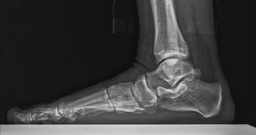
#> input picture Cau2/img/xquang5.jpg, 256 x 135 px, shrunk from 735 x 387 before the run
$ jupyter execute code.ipynb
#> lines starting #> are read from the running program, lines starting #| are printed output that depends on the picture
#> further down, h_anh is the input picture: shape (135, 256); min 5, max 216, mean 61.9
[cell 1]
import cv2
import numpy as np
import matplotlib.pyplot as plt

[cell 2]
dir_anh = 'img/xquang5.jpg'

[cell 3]
# Hàm tự viết cho Histogram Equalization toàn cục
def histogram_equalization(hinh_anh):
    # Tính tần suất của mỗi mức xám
    kich_thuoc_anh = hinh_anh.shape[0] * hinh_anh.shape[1]
#> kich_thuoc_anh = 34560
    muc_sang_max = max(hinh_anh.flatten())
#> muc_sang_max = 216
    freqs_muc_xam = np.zeros(256, dtype=int)

    for i in range(hinh_anh.shape[0]):
        for j in range(hinh_anh.shape[1]):
            freqs_muc_xam[hinh_anh[i, j]] += 1
    freqs_muc_xam = freqs_muc_xam/kich_thuoc_anh

    # Tính CDF
    cdf = np.cumsum(freqs_muc_xam)
#> cdf = 256 values from 0 to 1

    # Tính giá trị mới cho các mức xám
    muc_sang_moi = np.round(muc_sang_max*cdf).astype(np.uint8)
#> muc_sang_moi = 256 values from 0 to 216

    # Áp dụng mapping lên ảnh
    can_bang = np.zeros_like(hinh_anh)
    for i in range(hinh_anh.shape[0]):
        for j in range(hinh_anh.shape[1]):
            can_bang[i, j] = muc_sang_moi[hinh_anh[i, j]]
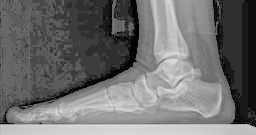
#> can_bang: shape (135, 256); min 0, max 216, mean 111.5

    return can_bang

[cell 4]
h_anh = cv2.imread(dir_anh, 0)
hist_origin = h_anh.ravel()

h_anh_can_bang1 = histogram_equalization(h_anh)
hist_can_bang1 = h_anh_can_bang1.ravel()

[cell 5]
fig, ax = plt.subplots(3, 2, figsize=(10, 8))

# Vẽ ảnh gốc và histogram gốc
ax[0, 0].imshow(h_anh, cmap='gray')
ax[0, 0].set(title='Ảnh đen trắng gốc')
ax[0, 0].axis('off')

ax[0, 1].hist(hist_origin, bins=256, range=(0, 256))
ax[0, 1].set(title='Histogram gốc', xlabel='Mức xám', ylabel='Tần suất')

# Vẽ ảnh cân bằng và histogram cân bằng(hàm tự viết)
ax[1, 0].imshow(h_anh_can_bang1, cmap='gray')
ax[1, 0].set(title='Ảnh đen trắng cân bằng (hàm tự viết)')
ax[1, 0].axis('off')

ax[1, 1].hist(hist_can_bang1, bins=256, range=(0, 256), color='red')
ax[1, 1].set(title='Histogram cân bằng (hàm tự viết)', xlabel='Mức xám', ylabel='Tần suất')

# Vẽ ảnh và histogram cân bằng (hàm OpenCV)
ax[2, 0].imshow(cv2.equalizeHist(h_anh), cmap='gray')
ax[2, 0].set(title='Ảnh đen trắng cân bằng (hàm OpenCV)')
ax[2, 0].axis('off')

ax[2, 1].hist(cv2.equalizeHist(h_anh).ravel(), bins=256, range=(0, 256), color='green')
ax[2, 1].set(title='Histogram cân bằng (hàm OpenCV)', xlabel='Mức xám', ylabel='Tần suất')

plt.tight_layout()
plt.show();
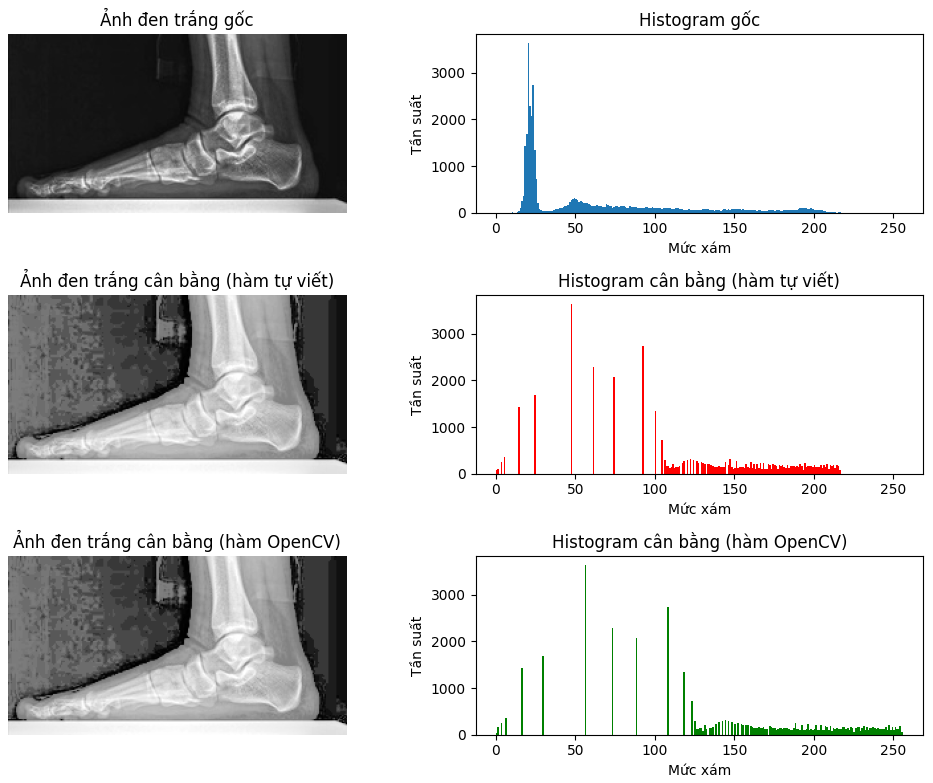
#> figure drawn by matplotlib, 6 panels; panel 2: tallest bar 3640 high, from x = 20 to 21; panel 4: tallest bar 3640 high, from x = 47 to 48; panel 6: tallest bar 3640 high, from x = 56 to 57

[cell 6]
def pad_image_for_tiling(image, grid_size):
#> called with grid_size = (8, 8)
    height, width = image.shape
#> height = 135; width = 256
    grid_rows, grid_cols = grid_size

    # Tính kích thước cần thiết để chia hết
    target_height = ((height + grid_rows - 1) // grid_rows) * grid_rows  # Ceiling division
#> target_height = 136
    target_width = ((width + grid_cols - 1) // grid_cols) * grid_cols
#> target_width = 256

    # Tính padding cần thiết
    pad_height = target_height - height
#> pad_height = 1
    pad_width = target_width - width
#> pad_width = 0


    # Chỉ pad nếu cần thiết
    if pad_height > 0 or pad_width > 0:
        # Phân phối padding đều cho các cạnh
        pad_top = pad_height // 2
#> pad_top = 0
        pad_bottom = pad_height - pad_top
#> pad_bottom = 1
        pad_left = pad_width // 2
#> pad_left = 0
        pad_right = pad_width - pad_left
#> pad_right = 0


        # Áp dụng padding (symmetric hoặc reflect thường tốt hơn constant)
        padded_image = np.pad(image, ((pad_top, pad_bottom), (pad_left, pad_right)), mode='reflect')
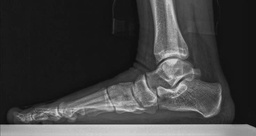
#> padded_image: shape (136, 256); min 5, max 216, mean 62.8

        # Lưu thông tin để crop lại sau
        pad_info = {
            'original_shape': (height, width),
            'pad_top': pad_top,
            'pad_bottom': pad_bottom,
            'pad_left': pad_left,
            'pad_right': pad_right
        }
    else:
        padded_image = image.copy()
        pad_info = {'original_shape': (height, width)}


    return padded_image, pad_info

[cell 7]
def crop_padded_result(padded_result, pad_info):
    original_height, original_width = pad_info['original_shape']

    if 'pad_top' in pad_info:
        pad_top = pad_info['pad_top']
        pad_left = pad_info['pad_left']

        # Crop về kích thước gốc
        result = padded_result[pad_top:pad_top + original_height,
                              pad_left:pad_left + original_width]
    else:
        result = padded_result

    return result

[cell 8]
def compute_histogram(tile):
    hist = np.zeros(256, dtype=np.int32)
    for pixel in tile.flatten():
        hist[pixel] += 1
    return hist

[cell 9]
def create_lookup_table(hist):
    cdf = np.cumsum(hist)
    if cdf[-1] > 0:
        cdf_normalized = (cdf * 255.0 / cdf[-1]).astype(np.uint8)
    else:
        cdf_normalized = np.zeros(256, dtype=np.uint8)
    return cdf_normalized

[cell 10]
def bilinear_interpolation(pixel_value, tile_y, tile_x, luts, grid_size):
    grid_rows, grid_cols = grid_size

    y1 = int(np.floor(tile_y))
    y2 = min(y1 + 1, grid_rows - 1)
    x1 = int(np.floor(tile_x))
    x2 = min(x1 + 1, grid_cols - 1)

    wy = tile_y - y1
    wx = tile_x - x1

    v11 = luts[y1, x1, pixel_value]
    v12 = luts[y1, x2, pixel_value]
    v21 = luts[y2, x1, pixel_value]
    v22 = luts[y2, x2, pixel_value]

    v1 = v11 * (1 - wx) + v12 * wx
    v2 = v21 * (1 - wx) + v22 * wx
    result = v1 * (1 - wy) + v2 * wy

    return result

[cell 11]
# Hàm chính cho Adaptive Histogram Equalization
def ahe(hinh_anh, grid_size=(8, 8)):
    # Bước 1: Pad ảnh để chia đều lưới
    padded_image, pad_info = pad_image_for_tiling(hinh_anh, grid_size)
#> pad_info = {'original_shape': (135, 256), 'pad_top': 0, 'pad_bottom': 1, 'pad_left': 0, 'pad_right': 0}
    height, width = padded_image.shape
#> height = 136
    grid_rows, grid_cols = grid_size

    # Bước 2: Chia ảnh thành các ô lưới và tính histogram cho mỗi ô
    tile_height = height // grid_rows
    tile_width = width // grid_cols

    luts = np.zeros((grid_rows, grid_cols, 256), dtype=np.uint8)

    for i in range(grid_rows):
        for j in range(grid_cols):
            y_start = i * tile_height
            y_end = (i + 1) * tile_height if i < grid_rows - 1 else height
            x_start = j * tile_width
            x_end = (j + 1) * tile_width if j < grid_cols - 1 else width

            tile = padded_image[y_start:y_end, x_start:x_end]
            hist = compute_histogram(tile)
            lut = create_lookup_table(hist)
            luts[i, j] = lut

    # Bước 3: Áp dụng LUT với nội suy bilinear
    result = np.zeros_like(padded_image)

    for i in range(height):
        for j in range(width):
            tile_y = (i + 0.5) / tile_height - 0.5
            tile_x = (j + 0.5) / tile_width - 0.5

            tile_y = min(max(tile_y, 0), grid_rows - 1)
            tile_x = min(max(tile_x, 0), grid_cols - 1)

            pixel_value = padded_image[i, j]
            new_value = bilinear_interpolation(pixel_value, tile_y, tile_x, luts, grid_size)
            result[i, j] = int(new_value)
#> this loop made 136 passes
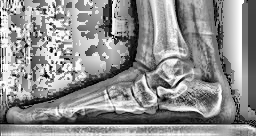
#> result: shape (136, 256); min 0, max 255, mean 143.6

    # Bước 4: Crop lại ảnh về kích thước gốc
    final_result = crop_padded_result(result, pad_info)
#> in crop_padded_result, `result = padded_result[pad_top:pad_top + original_height, pad_left:pad..`:
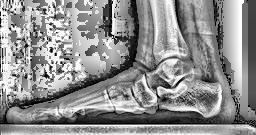
#> result: shape (135, 256); min 0, max 255, mean 143.2

    return final_result

[cell 12]
h_anh_can_bang2 = ahe(h_anh, grid_size=(8, 8))
hist_can_bang2 = h_anh_can_bang2.ravel()

fig, ax = plt.subplots(3, 2, figsize=(10, 8))

ax[0, 0].imshow(h_anh, cmap='gray')
ax[0, 0].set(title='Ảnh đen trắng gốc')
ax[0, 0].axis('off')

ax[0, 1].hist(hist_origin, bins=256, range=(0, 256))
ax[0, 1].set(title='Histogram gốc', xlabel='Mức xám', ylabel='Tần suất')

ax[1, 0].imshow(h_anh_can_bang2, cmap='gray')
ax[1, 0].set(title='Ảnh đen trắng cân bằng (AHE)')
ax[1, 0].axis('off')

ax[1, 1].hist(hist_can_bang2, bins=256, range=(0, 256), color='red')
ax[1, 1].set(title='Histogram cân bằng (AHE)', xlabel='Mức xám', ylabel='Tần suất')

ax[2, 0].imshow(cv2.equalizeHist(h_anh), cmap='gray')
ax[2, 0].set(title='Ảnh đen trắng cân bằng (hàm OpenCV)')
ax[2, 0].axis('off')

ax[2, 1].hist(cv2.equalizeHist(h_anh).ravel(), bins=256, range=(0, 256), color='green')
ax[2, 1].set(title='Histogram cân bằng (hàm OpenCV)', xlabel='Mức xám', ylabel='Tần suất')

plt.tight_layout()
plt.show();
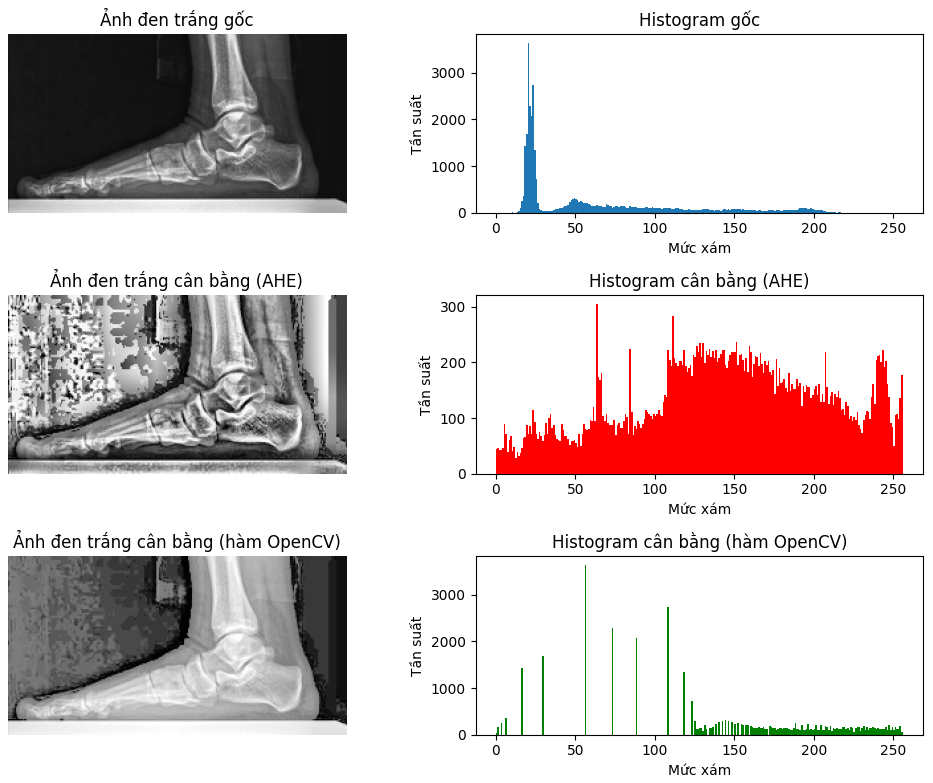
#> figure drawn by matplotlib, 6 panels; panel 2: tallest bar 3640 high, from x = 20 to 21; panel 4: tallest bar 305 high, from x = 63 to 64; panel 6: tallest bar 3640 high, from x = 56 to 57

[cell 13]
def clip_histogram(hist, tile_size, clip_limit=2.0):
    clip_threshold = int(clip_limit * tile_size / 256)

    if clip_threshold <= 1:
        return hist

    clipped_hist = np.copy(hist)
    excess = 0

    for i in range(256):
        if clipped_hist[i] > clip_threshold:
            excess += clipped_hist[i] - clip_threshold
            clipped_hist[i] = clip_threshold

    redistribute = excess // 256
    remainder = excess % 256

    for i in range(256):
        clipped_hist[i] += redistribute
        if i < remainder:
            clipped_hist[i] += 1

    return clipped_hist

[cell 14]
def clahe(image, clip_limit=2.0, tile_grid_size=(8, 8)):
#> called with clip_limit = 2, tile_grid_size = (8, 8)
    if len(image.shape) != 2:
        raise ValueError("Ảnh phải là ảnh xám")

    # Bước 1: Pad ảnh
    padded_image, pad_info = pad_image_for_tiling(image, tile_grid_size)

    # Bước 2: Áp dụng CLAHE trên ảnh đã pad
    height, width = padded_image.shape
    grid_rows, grid_cols = tile_grid_size
    tile_height = height // grid_rows
    tile_width = width // grid_cols

    # Tạo LUTs
    luts = np.zeros((grid_rows, grid_cols, 256))

    for i in range(grid_rows):
        for j in range(grid_cols):
            y_start = i * tile_height
            y_end = (i + 1) * tile_height
            x_start = j * tile_width
            x_end = (j + 1) * tile_width

            tile = padded_image[y_start:y_end, x_start:x_end]

            hist = compute_histogram(tile)
            hist_clipped = clip_histogram(hist, tile.size, clip_limit)
            luts[i, j] = create_lookup_table(hist_clipped)

    # Áp dụng interpolation
    result_padded = np.zeros_like(padded_image, dtype=np.float32)

    for y in range(height):
        for x in range(width):
            tile_y = (y + 0.5) / tile_height - 0.5
            tile_x = (x + 0.5) / tile_width - 0.5

            tile_y = np.clip(tile_y, 0, grid_rows - 1)
            tile_x = np.clip(tile_x, 0, grid_cols - 1)

            result_padded[y, x] = bilinear_interpolation(
                padded_image[y, x], tile_y, tile_x, luts, tile_grid_size
            )
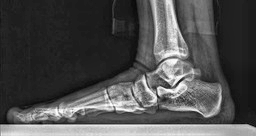
#> result_padded: shape (136, 256) float32; min 3.47, max 254.7, mean 79.5

    result_padded = np.clip(result_padded, 0, 255).astype(np.uint8)

    # Bước 3: Crop về kích thước gốc
    result = crop_padded_result(result_padded, pad_info)
#> in crop_padded_result (call 2), `result = padded_result[pad_top:pad_top + original_height, pad_left:pad..`:
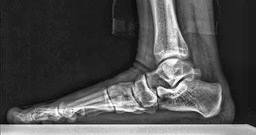
#> result: shape (135, 256); min 3, max 254, mean 78.1

    return result

[cell 15]
h_anh_can_bang3 = clahe(h_anh)
hist_can_bang3 = h_anh_can_bang3.ravel()

fig, ax = plt.subplots(3, 2, figsize=(10, 8))

# Vẽ ảnh gốc và histogram gốc
ax[0, 0].imshow(h_anh, cmap='gray')
ax[0, 0].set(title='Ảnh đen trắng gốc')
ax[0, 0].axis('off')

ax[0, 1].hist(hist_origin, bins=256, range=(0, 256))
ax[0, 1].set(title='Histogram gốc', xlabel='Mức xám', ylabel='Tần suất')

# Vẽ ảnh cân bằng và histogram cân bằng
ax[1, 0].imshow(h_anh_can_bang3, cmap='gray')
ax[1, 0].set(title='Ảnh đen trắng cân bằng')
ax[1, 0].axis('off')

ax[1, 1].hist(hist_can_bang3, bins=256, range=(0, 256), color='red')
ax[1, 1].set(title='Histogram cân bằng', xlabel='Mức xám', ylabel='Tần suất')

# Vẽ ảnh cân bằng và histogram cân bằng (hàm OpenCV)
clahe_obj = cv2.createCLAHE(clipLimit=2.0, tileGridSize=(8, 8))
h_anh_can_bang3 = clahe_obj.apply(h_anh)
ax[2, 0].imshow(h_anh_can_bang3, cmap='gray')
ax[2, 0].set(title='Ảnh đen trắng cân bằng (hàm OpenCV)')
ax[2, 0].axis('off')

ax[2, 1].hist(cv2.equalizeHist(h_anh).ravel(), bins=256, range=(0, 256), color='green')
ax[2, 1].set(title='Histogram cân bằng (hàm OpenCV)', xlabel='Mức xám', ylabel='Tần suất')

plt.tight_layout()
plt.show();
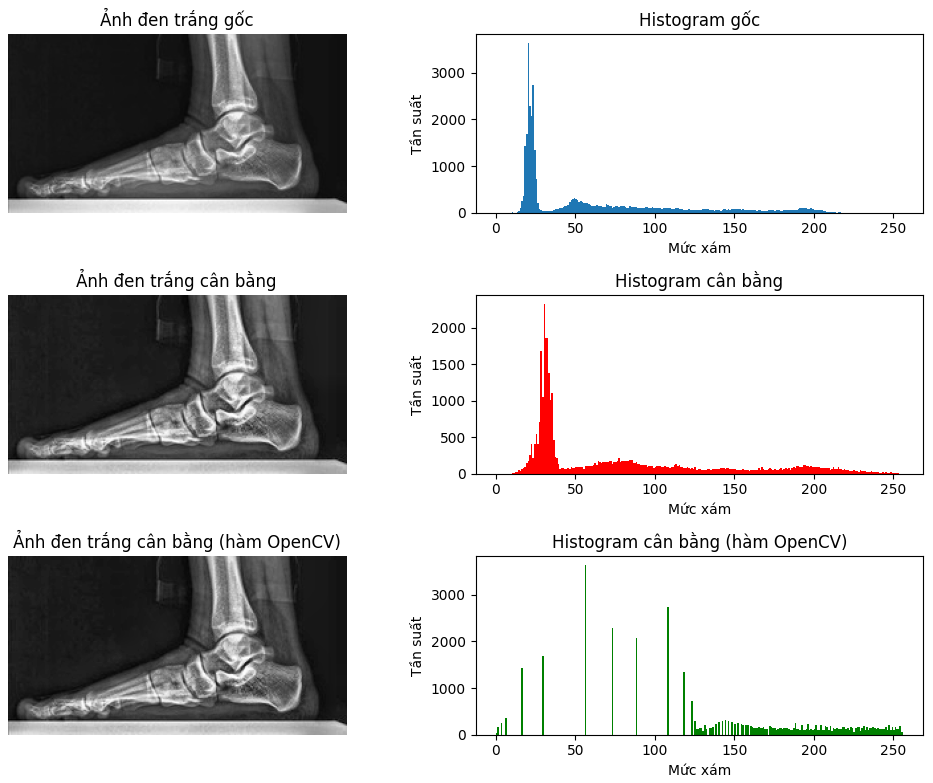
#> figure drawn by matplotlib, 6 panels; panel 2: tallest bar 3640 high, from x = 20 to 21; panel 4: tallest bar 2326 high, from x = 30 to 31; panel 6: tallest bar 3640 high, from x = 56 to 57

[cell 16]
fig, ax = plt.subplots(3, 2, figsize=(10, 8))

# Vẽ ảnh và histogram từ thuật toán Histogram Equalization toàn cục
ax[0, 0].imshow(h_anh_can_bang1, cmap='gray')
ax[0, 0].set(title='Ảnh từ HE toàn cục')
ax[0, 0].axis('off')

ax[0, 1].hist(hist_can_bang1, bins=256, range=(0, 256), color='green')
ax[0, 1].set(title='Histogram từ HE toàn cục', xlabel='Mức xám', ylabel='Tần suất')

# Vẽ ảnh và histogram từ thuật toán AHE
ax[1, 0].imshow(h_anh_can_bang2, cmap='gray')
ax[1, 0].set(title='Ảnh từ AHE')
ax[1, 0].axis('off')

ax[1, 1].hist(hist_can_bang2, bins=256, range=(0, 256), color='blue')
ax[1, 1].set(title='Histogram từ AHE', xlabel='Mức xám', ylabel='Tần suất')

# Vẽ ảnh và histogram từ thuật toán CLAHE
ax[2, 0].imshow(h_anh_can_bang3, cmap='gray')
ax[2, 0].set(title='Ảnh từ CLAHE')
ax[2, 0].axis('off')

ax[2, 1].hist(hist_can_bang3, bins=256, range=(0, 256), color='red')
ax[2, 1].set(title='Histogram từ CLAHE', xlabel='Mức xám', ylabel='Tần suất')

plt.tight_layout()
plt.show();
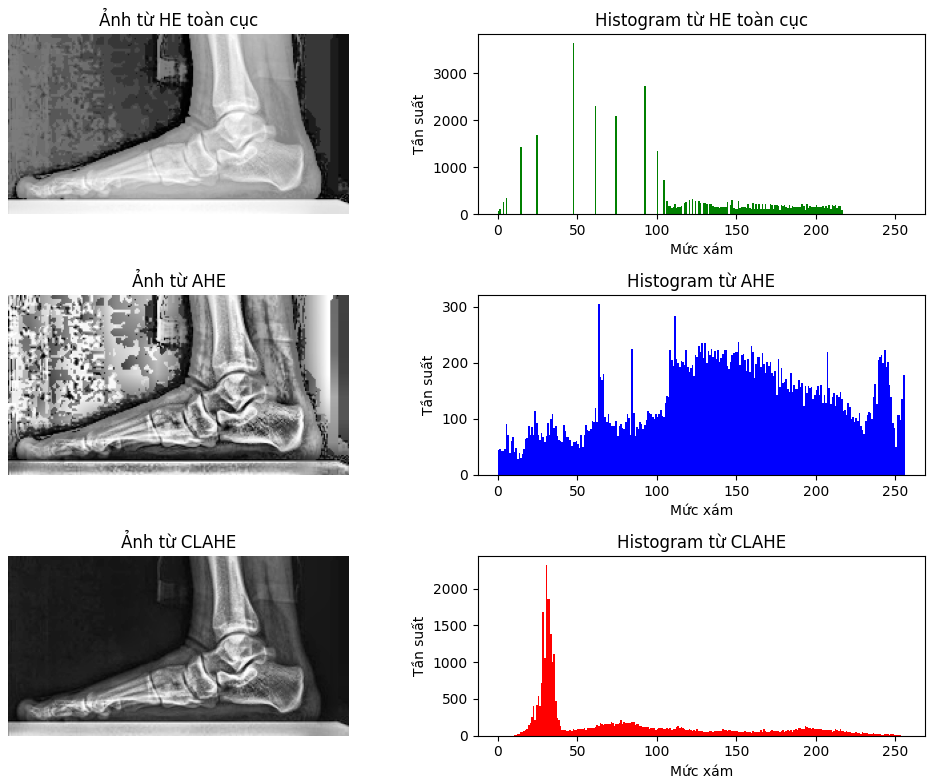
#> figure drawn by matplotlib, 6 panels; panel 2: tallest bar 3640 high, from x = 47 to 48; panel 4: tallest bar 305 high, from x = 63 to 64; panel 6: tallest bar 2326 high, from x = 30 to 31

$ run again, with Cau2/img/xquang10.jpg copied over Cau2/img/xquang5.jpg
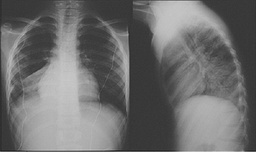
#> input picture Cau2/img/xquang10.jpg, 256 x 152 px, shrunk from 895 x 532 before the run
#> h_anh is the input picture: shape (152, 256); min 32, max 200, mean 110.4
#> muc_sang_max = 200
#> muc_sang_moi = 256 values from 0 to 200
#> after the loop in histogram_equalization, `for i in range(hinh_anh.shape[0]):`:
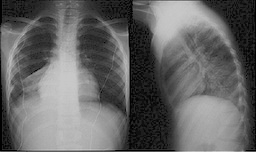
#> can_bang: shape (152, 256); min 0, max 200, mean 101.4
#> in ahe, `padded_image, pad_info = pad_image_for_tiling(hinh_anh, grid_size)`: pad_info = {'original_shape': (152, 256)}
#> the loop in ahe, `for i in range(height):` made 152 passes
#> after the loop in clahe, `for y in range(height):`:
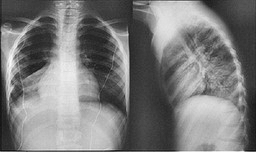
#> result_padded: shape (152, 256) float32; min 14, max 251.3, mean 123.6

$ run again, with Cau2/img/xquang2.JPG copied over Cau2/img/xquang5.jpg
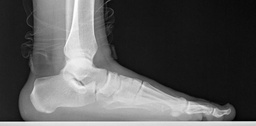
#> input picture Cau2/img/xquang2.JPG, 256 x 126 px, shrunk from 752 x 369 before the run
#> h_anh is the input picture: shape (126, 256); min 0, max 255, mean 87.4
#> muc_sang_max = 255
#> muc_sang_moi = 256 values from 0 to 255
#> in ahe, `padded_image, pad_info = pad_image_for_tiling(hinh_anh, grid_size)`: pad_info = {'original_shape': (126, 256), 'pad_top': 1, 'pad_bottom': 1, 'pad_left': 0, 'pad_right': 0}
#> the loop in ahe, `for i in range(height):` made 128 passes
#> in crop_padded_result (call 2), `result = padded_result[pad_top:pad_top + original_height, pad_left:pad..`:
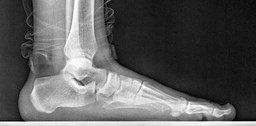
#> result: shape (126, 256); min 0, max 255, mean 93.2
